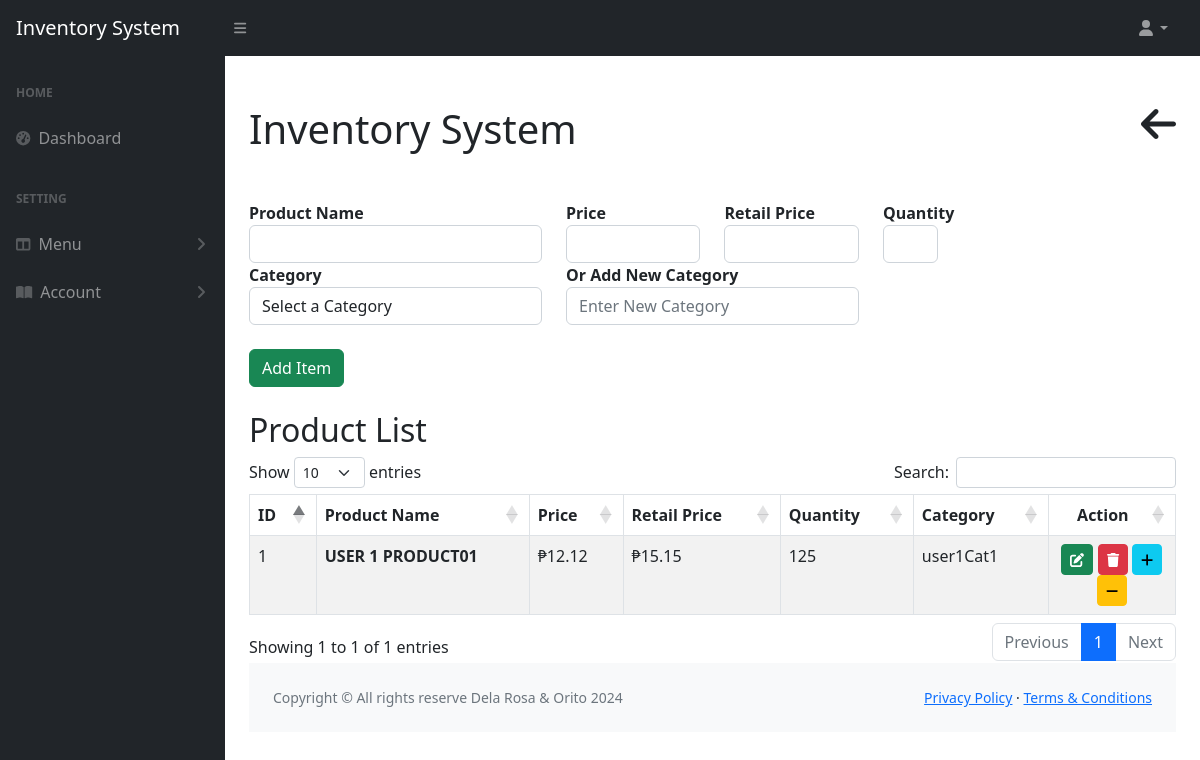
The page /addProduct.php (signed in) on the database its author committed.
### tables this page shows
CREATE TABLE `products` (
  `id` int(11) NOT NULL,
  `name` varchar(255) NOT NULL,
  `price` decimal(10,2) NOT NULL,
  `retail_price` decimal(10,2) NOT NULL,
  `quantity` int(11) NOT NULL,
  `category_id` int(11) DEFAULT NULL,
  `user_id` int(11) DEFAULT NULL,
  `created_at` timestamp NOT NULL DEFAULT current_timestamp()
);

CREATE TABLE `categories` (
  `id` int(11) NOT NULL,
  `cat_name` varchar(255) NOT NULL,
  `user_id` int(11) NOT NULL
);

### addProduct.php (the view, shortened to what this page needs)
<?php include("includes/header.php") ?>
<?php include("includes/navBar.php") ?>
<?php include("includes/sideNav.php") ?>
<div class="px-4">
    <div class="d-flex justify-content-between align-items-center">
        <h1 class="my-5">Inventory System</h1>
        <a href="javascript:void(0);" class="my-5 button" onclick="window.history.back();">
            <i class="h1 text-dark fa-solid fa-arrow-left"></i>
        </a>
    </div>
    <form action="code.php" method="POST" onsubmit="return validateForm()">
        <div class="row">
            <div class="col-md-4">
                <div class="form-group">
                    <label for="productName"><strong>Product Name</strong></label>
                    <input type="text" class="form-control" id="productName" name="name" required>
                </div>
            </div>
            <div class="col-md-2">
                <div class="form-group">
                    <label for="productPrice"><strong>Price</strong></label>
                    <input type="number" class="form-control" id="productPrice" name="price" required step="0.01">
                </div>
            </div>
            <div class="col-md-2">
                <div class="form-group">
                    <label for="retailPrice"><strong>Retail Price</strong></label>
                    <input type="number" class="form-control" id="retailPrice" name="retail_price" required step="0.01">
                </div>
            </div>
            <div class="col-md-1">
                <div class="form-group">
                    <label for="productQty"><strong>Quantity</strong></label>
                    <input type="number" class="form-control" id="productQty" name="quantity" required>
                </div>
            </div>
        </div>
      <div class="row">
          <div class="col-md-4">
              <div class="form-group">
                  <label for="productCategory"><strong>Category</strong></label>
                  <select class="form-control" id="productCategory" name="category_id">
                      <option value="" disabled selected>Select a Category</option>
                  </select>
              </div>
          </div>
          <div class="col-md-4">
              <div class="form-group">
                  <label for="newCategory"><strong>Or Add New Category</strong></label>
                  <input type="text" class="form-control" id="newCategory" name="new_category" placeholder="Enter New Category">
              </div>
          </div>
      </div>
        <div class="my-4">
            <button type="submit" name="add_product" class="btn btn-success">Add Item</button>
        </div>
    </form>
    <h2>Product List</h2>
      <div class="table-responsive">
          <table class="table table-striped table-bordered" id="myTable">
              <thead>
                  <tr>
                      <th>ID</th>
                      <th>Product Name</th>
                      <th>Price</th>
                      <th>Retail Price</th>
                      <th>Quantity</th>
                      <th>Category</th>
                      <th class="text-center">Action</th>
                  </tr>
              </thead>
              <tbody>
                  <?php
                  if (isset($_SESSION['user_id'])) {
                      $user_id = $_SESSION['user_id'];
                      try {
                          $query = "SELECT products.id, products.name, products.quantity, products.price, products.retail_price, categories.cat_name
                                    FROM products
                                    INNER JOIN categories ON products.category_id = categories.id
                                    WHERE products.user_id = :user_id";
                          $stmt = $con->prepare($query);
                          $stmt->execute(['user_id' => $user_id]);
                          while ($product = $stmt->fetch(PDO::FETCH_ASSOC)) {
                              ?>
                              <tr>
                                  <td><?= htmlspecialchars($product['id']) ?></td>
                                  <td><strong><?= htmlspecialchars($product['name']) ?></strong></td>
                                  <td>&#8369;<?= htmlspecialchars($product['price']) ?></td>
                                  <td>&#8369;<?= htmlspecialchars($product['retail_price']) ?></td>
                                  <td><?= htmlspecialchars($product['quantity']) ?></td>
                                  <td><?= htmlspecialchars($product['cat_name']) ?></td>
                                  <td class="text-center">
                                    <button type="button" class="btn btn-sm btn-success"
                                            data-bs-toggle="modal"
                                            data-bs-target="#updateProductModal"
                                            data-id="<?= htmlspecialchars($product['id']) ?>"
                                            data-name="<?= htmlspecialchars($product['name']) ?>"
                                            data-price="<?= htmlspecialchars($product['price']) ?>"
                                            data-retail_price="<?= htmlspecialchars($product['retail_price']) ?>"
                                            data-quantity="<?= htmlspecialchars($product['quantity']) ?>"
                                            data-category="<?= htmlspecialchars($product['cat_name']) ?>">
                                            <i class="fa-solid fa-pen-to-square"></i>
                                    </button>
                                        <form action="code.php" method="POST" class="d-inline deleteForm">
                                            <button type="button" class="btn btn-danger btn-sm deleteBtn">
                                                <i class="fa-solid fa-trash"></i>
                                            </button>
                                        </form>
                                      <button type="button" class="btn btn-info btn-sm addItemBtn"
                                              data-id="<?= $product['id'] ?>"
                                              data-name="<?= htmlspecialchars($product['name']) ?>"
                                              data-quantity="<?= htmlspecialchars($product['quantity']) ?>"
                                              data-bs-toggle="modal"
                                              data-bs-target="#addItemModal">
                                              <i class="fa-solid fa-plus"></i>
                                      </button>
                                      <button type="button" class="btn btn-warning btn-sm sellBtn"
                                              data-id="<?= $product['id'] ?>"
                                              data-name="<?= htmlspecialchars($product['name']) ?>"
                                              data-quantity="<?= htmlspecialchars($product['quantity']) ?>"
                                              data-bs-toggle="modal"
                                              data-bs-target="#sellModal">
                                              <i class="fa-solid fa-minus"></i>
                                      </button>
                                  </td>
                              </tr>
                              <?php
                          }
                      } catch (PDOException $e) {
                          echo "Error fetching products: " . htmlspecialchars($e->getMessage());
                      }
                  } else {
                      echo "<tr><td colspan='7'>No products found. Please log in.</td></tr>";
                  }
                ?>
              </tbody>
          </table>
      </div>
<?php include("includes/footer.php") ?>

### rows shown on the page
products: id "1", name "USER 1 PRODUCT01", price "12.12", retail_price "15.15", quantity "125", category.cat_name "user1Cat1"
